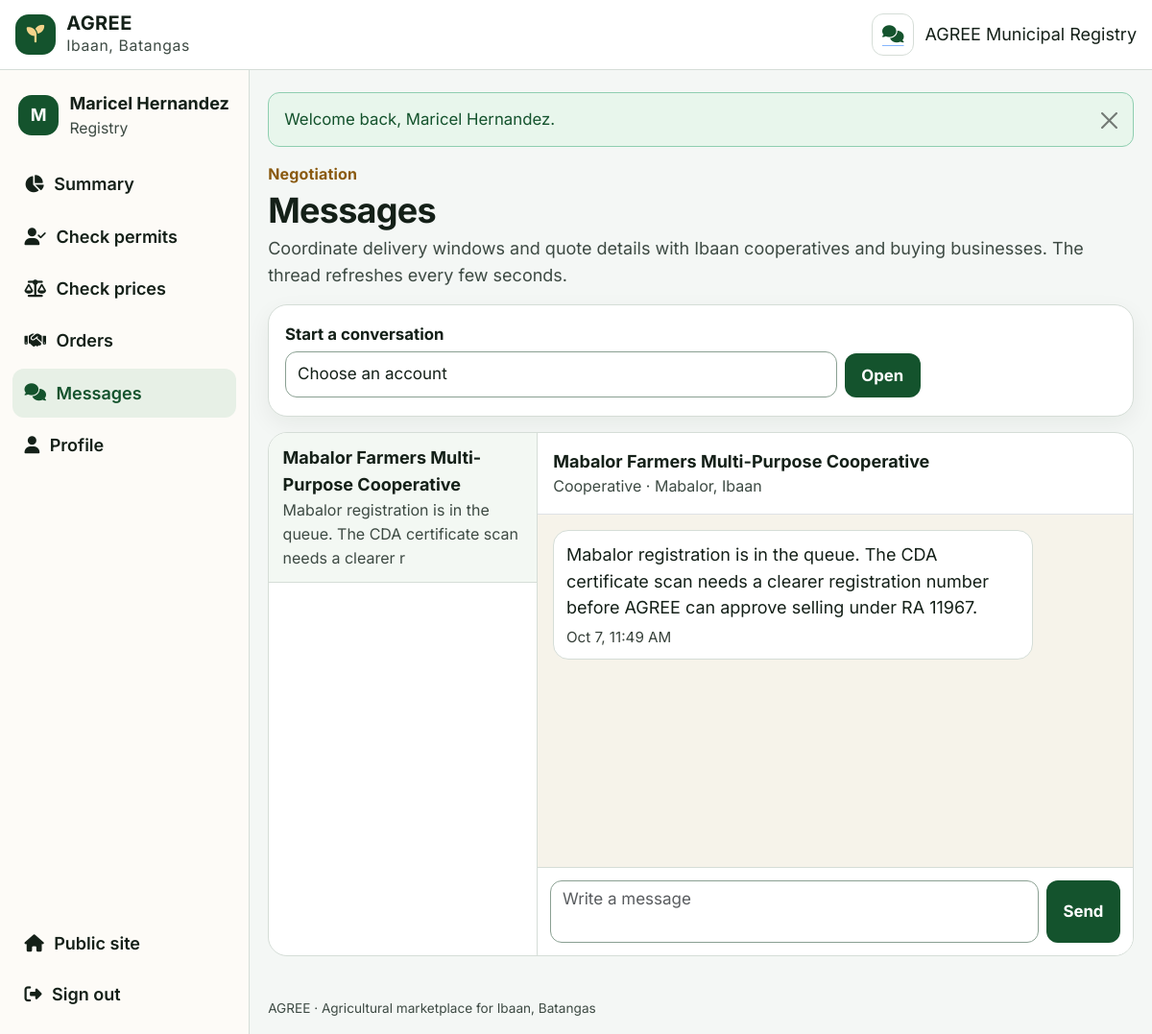
Page /messages.php?with=5 (signed in) on the committed database.
### tables this page shows
CREATE TABLE users (
    id INT UNSIGNED AUTO_INCREMENT PRIMARY KEY,
    role ENUM('admin', 'cooperative', 'buyer') NOT NULL,
    email VARCHAR(190) NOT NULL UNIQUE,
    password_hash VARCHAR(255) NOT NULL,
    full_name VARCHAR(150) NOT NULL,
    phone VARCHAR(30) NOT NULL,
    organization VARCHAR(190) NOT NULL,
    business_type VARCHAR(80) DEFAULT NULL,
    barangay VARCHAR(80) NOT NULL,
    municipality VARCHAR(80) NOT NULL DEFAULT 'Ibaan',
    province VARCHAR(80) NOT NULL DEFAULT 'Batangas',
    address_line VARCHAR(255) NOT NULL,
    latitude DECIMAL(10,7) DEFAULT NULL,
    longitude DECIMAL(10,7) DEFAULT NULL,
    permit_path VARCHAR(255) DEFAULT NULL,
    verification_status ENUM('pending', 'approved', 'rejected') NOT NULL DEFAULT 'pending',
    verification_note VARCHAR(500) DEFAULT NULL,
    verified_at DATETIME DEFAULT NULL,
    is_active TINYINT(1) NOT NULL DEFAULT 1,
    created_at DATETIME NOT NULL DEFAULT CURRENT_TIMESTAMP
);

CREATE TABLE messages (
    id INT UNSIGNED AUTO_INCREMENT PRIMARY KEY,
    sender_id INT UNSIGNED NOT NULL,
    receiver_id INT UNSIGNED NOT NULL,
    body TEXT NOT NULL,
    is_read TINYINT(1) NOT NULL DEFAULT 0,
    created_at DATETIME NOT NULL DEFAULT CURRENT_TIMESTAMP,
    CONSTRAINT fk_messages_sender FOREIGN KEY (sender_id) REFERENCES users(id),
    CONSTRAINT fk_messages_receiver FOREIGN KEY (receiver_id) REFERENCES users(id),
    INDEX idx_messages_pair (sender_id, receiver_id, id),
    INDEX idx_messages_unread (receiver_id, is_read)
);

### messages.php (the view, shortened to what this page needs)
<?php
require_once __DIR__ . '/bootstrap.php';
$user = require_login();
$pdo = db();
$me = (int) $user['id'];
$withId = (int) ($_GET['with'] ?? $_POST['with'] ?? 0);
$partner = null;
if ($withId > 0) {
    $stmt = $pdo->prepare('SELECT id, organization, full_name, role, verification_status, barangay, municipality FROM users WHERE id = ?');
    $stmt->execute([$withId]);
    $partner = $stmt->fetch() ?: null;
}
$stmt = $pdo->prepare(
    'SELECT m.*, IF(m.sender_id = ?, m.receiver_id, m.sender_id) AS other_id
     FROM messages m
     WHERE m.sender_id = ? OR m.receiver_id = ?
     ORDER BY m.id DESC'
);
$stmt->execute([$me, $me, $me]);
$conversations = [];
foreach ($stmt as $row) {
    $other = (int) $row['other_id'];
    if (!isset($conversations[$other])) {
        $conversations[$other] = ['last' => $row, 'unread' => 0];
    }
}
$people = [];
$ids = array_keys($conversations);
if ($ids) {
    $marks = implode(',', array_fill(0, count($ids), '?'));
    $lookup = $pdo->prepare("SELECT id, organization, full_name, role, verification_status FROM users WHERE id IN ($marks)");
    $lookup->execute($ids);
    foreach ($lookup as $person) {
        $people[(int) $person['id']] = $person;
    }
}
$thread = [];
if ($partner) {
    $stmt = $pdo->prepare(
        'SELECT * FROM messages
         WHERE (sender_id = ? AND receiver_id = ?) OR (sender_id = ? AND receiver_id = ?)
         ORDER BY id DESC LIMIT 80'
    );
    $stmt->execute([$me, $withId, $withId, $me]);
    $thread = array_reverse($stmt->fetchAll());
}
$latestId = $thread ? (int) $thread[count($thread) - 1]['id'] : 0;
$layout = 'app';
require __DIR__ . '/header.php';
?>
<div class="page-head">
    <p class="gold-kicker">Negotiation</p>
    <h1>Messages</h1>
    <p class="muted">Coordinate delivery windows and quote details with Ibaan cooperatives and buying businesses. The thread refreshes every few seconds.</p>
</div>
<form method="get" action="messages.php" class="panel mb-3">
    <div class="row g-2 align-items-end">
        <div class="col-md-8">
            <label class="form-label" for="with">Start a conversation</label>
            <select class="form-select" id="with" name="with" required>
                <option value="">Choose an account</option>
            </select>
        </div>
        <div class="col-md-4">
            <button class="btn btn-agree" type="submit">Open</button>
        </div>
    </div>
</form>
<div class="chat-layout" id="chatApp" data-with="<?= $withId ? (int) $withId : '' ?>">
    <div class="chat-list">
        <?php foreach ($conversations as $otherId => $convo): ?>
            <?php $person = $people[$otherId] ?? null; if (!$person) { continue; } ?>
            <a class="<?= (int) $otherId === $withId ? 'active' : '' ?>" href="messages.php?with=<?= (int) $otherId ?>">
                <strong><?= e(display_name($person)) ?></strong>
                <span class="tiny muted d-block"><?= e(clip((string) $convo['last']['body'], 80)) ?></span>
            </a>
        <?php endforeach; ?>
    </div>
    <div class="chat-thread">
        <?php if (!$partner): ?>
            <div class="empty-state"><i class="fa-solid fa-comments"></i><p>Select a conversation or start one with a verified cooperative or buyer.</p></div>
        <?php else: ?>
            <div class="p-3 border-bottom">
                <strong><?= e(display_name($partner)) ?></strong>
                <span class="tiny muted d-block"><?= e(role_label((string) $partner['role'])) ?> · <?= e($partner['barangay']) ?>, <?= e($partner['municipality']) ?></span>
            </div>
            <div class="bubbles" id="chatThread" data-after="<?= (int) $latestId ?>">
                <?php foreach ($thread as $message): ?>
                    <div class="bubble <?= (int) $message['sender_id'] === $me ? 'mine' : '' ?>" data-id="<?= (int) $message['id'] ?>">
                        <p><?= e($message['body']) ?></p>
                        <time><?= e(short_time((string) $message['created_at'])) ?></time>
                    </div>
                <?php endforeach; ?>
            </div>
            <form class="chat-form" id="chatForm" method="post" action="messages.php?with=<?= (int) $withId ?>">
                <textarea class="form-control" id="chatBody" name="body" rows="2" maxlength="1000" placeholder="Write a message" required></textarea>
                <button class="btn btn-agree" type="submit">Send</button>
            </form>
        <?php endif; ?>
    </div>
</div>
<?php require __DIR__ . '/footer.php'; ?>

### header.php (shortened to what this page needs)
<?php
$layout = $layout ?? 'public';
$me = current_user();
?>
<!DOCTYPE html>
<html lang="en">
<head>
    <link href="https://cdn.jsdelivr.net/npm/bootstrap@5.3.3/dist/css/bootstrap.min.css" rel="stylesheet">
    <link href="https://cdnjs.cloudflare.com/ajax/libs/font-awesome/6.5.2/css/all.min.css" rel="stylesheet">
    <link href="agree.css" rel="stylesheet">
</head>
<body class="<?= e($layout) ?>-layout">
<?php if ($layout === 'app' && $me): ?>
    <header class="topbar">
        <a class="brand" href="<?= e(dashboard_for((string) $me['role'])) ?>">
            <span class="brand-mark" aria-hidden="true"><i class="fa-solid fa-seedling"></i></span>
            <span>
                <strong>AGREE</strong>
                <small>Ibaan, Batangas</small>
            </span>
        </a>
        <div class="topbar-actions">
            <a class="icon-link" href="messages.php" aria-label="Messages">
                <i class="fa-solid fa-comments"></i>
            </a>
            <span class="who d-none d-md-inline"><?= e(display_name($me)) ?></span>
        </div>
    </header>
    <div class="app-shell">
        <aside class="side-nav">
            <div class="side-user">
                <span class="avatar"><?= e(strtoupper(substr((string) $me['full_name'], 0, 1))) ?></span>
                <div>
                    <strong><?= e($me['full_name']) ?></strong>
                    <small><?= e(role_label((string) $me['role'])) ?></small>
                </div>
            </div>
            <div class="side-foot">
                <a href="index.php"><i class="fa-solid fa-house"></i> Public site</a>
                <form method="post" action="logout.php">
                    <button type="submit"><i class="fa-solid fa-right-from-bracket"></i> Sign out</button>
                </form>
            </div>
        </aside>
        <div class="app-main">
            <main id="content" class="content">
<?php endif; ?>

### rows in the picture
users: organization "AGREE Municipal Registry", full_name "M", full_name "Maricel Hernandez", role "Registry"
users: organization "Mabalor Farmers Multi-Purpose Cooperative", role "Cooperative", barangay "Mabalor", municipality "Ibaan"
messages: body "Mabalor registration is in the queue. The CDA certificate scan needs a clearer r", body "Mabalor registration is in the queue. The CDA certificate scan needs a clearer registration number before AGREE can approve selling under RA 11967.", created_at "Oct 7, 11:49 AM"

### other values in the picture
$label "Summary"
$label "Check permits"
$label "Check prices"
$label "Orders"
$label "Messages"
$label "Profile"
$message "Welcome back, Maricel Hernandez."
